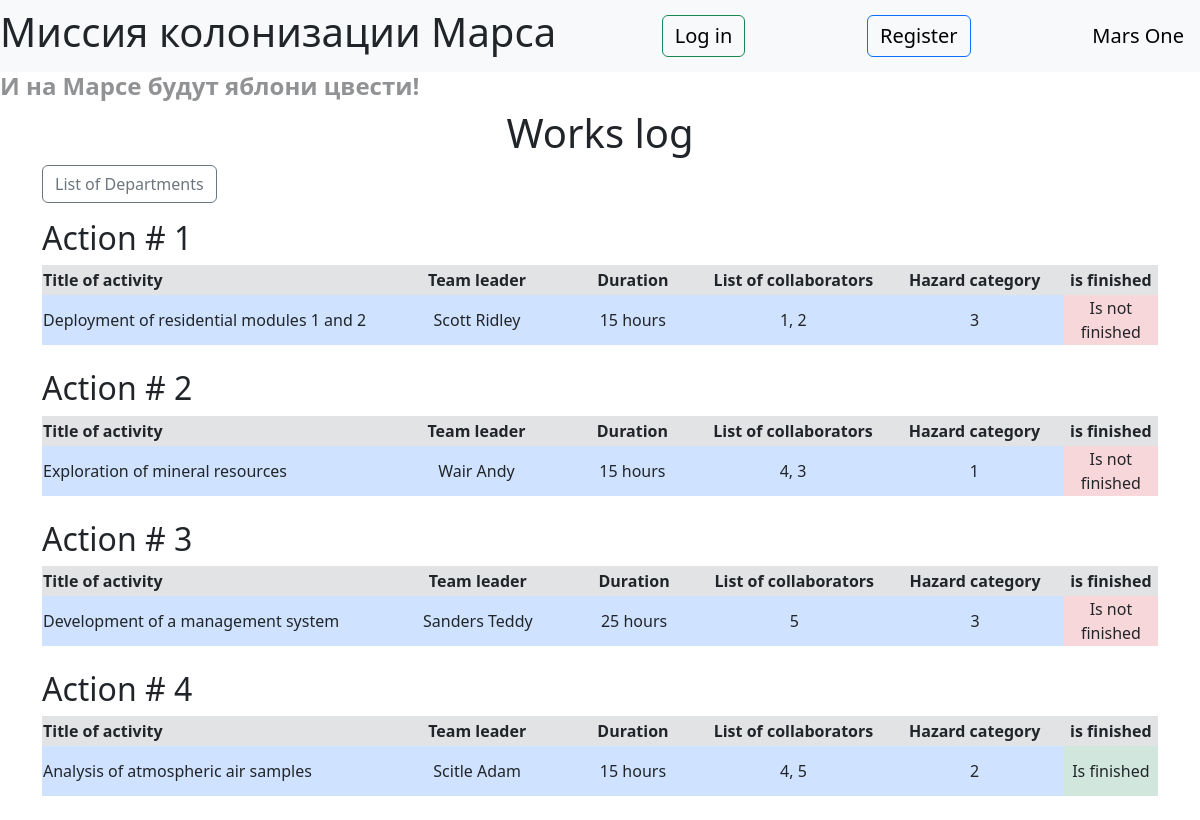
The page / on the database its author committed.
### data/jobs.py (models this page shows)
class Jobs(SqlAlchemyBase, SerializerMixin):
    __tablename__ = 'jobs'
    id = sqlalchemy.Column(sqlalchemy.Integer, primary_key=True, autoincrement=True)
    team_leader = sqlalchemy.Column(sqlalchemy.Integer, sqlalchemy.ForeignKey('users.id'))
    job = sqlalchemy.Column(sqlalchemy.String, nullable=True)
    work_size = sqlalchemy.Column(sqlalchemy.Integer, nullable=True)
    collaborators = sqlalchemy.Column(sqlalchemy.String, nullable=True)
    start_date = sqlalchemy.Column(sqlalchemy.DateTime, nullable=True)
    end_date = sqlalchemy.Column(sqlalchemy.DateTime, nullable=True)
    is_finished = sqlalchemy.Column(sqlalchemy.Boolean, default=False)
    user = orm.relationship('User')
    categories = orm.relationship('Category', secondary='job_to_category', backref='job')

### data/users.py (models this page shows, shortened)
class User(SqlAlchemyBase, UserMixin, SerializerMixin):
    __tablename__ = 'users'
    id = sqlalchemy.Column(sqlalchemy.Integer, primary_key=True, autoincrement=True)
    surname = sqlalchemy.Column(sqlalchemy.String, nullable=True)
    name = sqlalchemy.Column(sqlalchemy.String, nullable=True)
    age = sqlalchemy.Column(sqlalchemy.Integer, nullable=True)
    position = sqlalchemy.Column(sqlalchemy.String, nullable=True)
    speciality = sqlalchemy.Column(sqlalchemy.String, nullable=True)
    address = sqlalchemy.Column(sqlalchemy.String, nullable=True)
    city_from = sqlalchemy.Column(sqlalchemy.String, nullable=True)
    email = sqlalchemy.Column(sqlalchemy.String, index=True, unique=True, nullable=True)
    hashed_password = sqlalchemy.Column(sqlalchemy.String, nullable=True)
    modified_date = sqlalchemy.Column(sqlalchemy.DateTime, default=datetime.datetime.now)
    job = orm.relationship("Jobs", back_populates='user')
    department = orm.relationship('Department', back_populates='chief_user')

### data/categories.py (models this page shows)
class Category(SqlAlchemyBase, SerializerMixin):
    __tablename__ = 'category'
    id = sqlalchemy.Column(sqlalchemy.Integer, primary_key=True,
                           autoincrement=True)
    name = sqlalchemy.Column(sqlalchemy.String, nullable=True)

### main.py (the view)
@app.route('/')
def index():
    db_sess = db_session.create_session()
    jobs = db_sess.query(Jobs).all()
    return render_template('index.html', jobs=jobs)

### data/db_session.py (called while the page is built)
def create_session() -> Session:
    global __factory
    return __factory()

### templates/index.html (shortened to what this page needs)
{% extends 'base.html' %}
{% block content %}
    <h1 class="align-middle"> Works log </h1>
    <p>
        <a class="btn btn-outline-secondary" href="/departments"> List of Departments </a>
    </p>
    {% for item in jobs %}
        <div class="job-block">
            <h2> Action # {{ item.id }}</h2>
            <table>
                <thead>
                    <tr class="bg-secondary-subtle" style="height:30px;">
                        <th style="width:400px;"> Title of activity </th>
                        <th style="width:200px;" class="align-middle"> Team leader </th>
                        <th style="width:150px;" class="align-middle"> Duration </th>
                        <th style="width:200px;" class="align-middle"> List of collaborators </th>
                        <th style="width:200px;" class="align-middle"> Hazard category </th>
                        <th style="width:100px;" class="align-middle"> is finished </th>
                    </tr>
                </thead>
                <tbody>
                    <tr style="height:50px;">
                        <td class="bg-primary-subtle"> {{ item.job }} </td>
                        <td class="bg-primary-subtle align-middle"> {{ item.user.surname }} {{ item.user.name }} </td>
                        <td class="bg-primary-subtle align-middle"> {{ item.work_size }} hours </td>
                        <td class="bg-primary-subtle align-middle"> {{ item.collaborators }} </td>
                        <td class="bg-primary-subtle align-middle"> {{ item.categories[0].id }} </td>
                        {% if item.is_finished %}
                            <td class="bg-success-subtle align-middle"> Is finished </td>
                        {% else %}
                            <td class="bg-danger-subtle align-middle"> Is not finished </td>
                        {% endif %}
                    </tr>
                </tbody>
            </table>
        </div> <br>
    {% endfor %}
{% endblock content %}

### templates/base.html (shortened to what this page needs)
<!DOCTYPE html>
<html lang="en">
    <head>
        <link href="https://cdn.jsdelivr.net/npm/bootstrap@5.3.3/dist/css/bootstrap.min.css"
              rel="stylesheet"
>
        <link rel="stylesheet"
              href="/static/css/style.css">
    </head>
    <body>
        <header>
            <nav class="navbar navbar-light bg-light">
                <h1>Миссия колонизации Марса</h1>
                {% if current_user.is_authenticated %}
                    <label> <a class="navbar-brand" href="/account"> {{current_user.surname }} {{ current_user.name }} </a> </label>
                    <label> <a class="navbar-brand btn btn-outline-danger" href="/logout"> Log out </a> </label>
                {% else %}
                    <label> <a class="navbar-brand btn btn-outline-success" href="/login"> Log in </a> </label>
                    <label> <a  class="navbar-brand btn btn-outline-primary" href="/register"> Register </a> </label>
                {% endif %}
                <label class="fw-light"> <a class="navbar-brand" href="/"> Mars One </a> </label>
            </nav>
            <h4 class="text-body-tertiary fw-bold">И на Марсе будут яблони цвести!</h4>
        </header>
        <main role="main" class="container">
            {% block content %}{% endblock %}
        </main>
    </body>
</html>

### static/css/style.css (style rules this page uses)
.align-middle { text-align: center; }

### rows shown on the page
Jobs: id "1", job "Deployment of residential modules 1 and 2", user.surname "Scott", user.name "Ridley", work_size "15", collaborators "1, 2", categories "3", is_finished "Is not finished"
Jobs: id "2", job "Exploration of mineral resources", user.surname "Wair", user.name "Andy", work_size "15", collaborators "4, 3", categories "1", is_finished "Is not finished"
Jobs: id "3", job "Development of a management system", user.surname "Sanders", user.name "Teddy", work_size "25", collaborators "5", categories "3", is_finished "Is not finished"
Jobs: id "4", job "Analysis of atmospheric air samples", user.surname "Scitle", user.name "Adam", work_size "15", collaborators "4, 5", categories "2", is_finished "Is finished"
